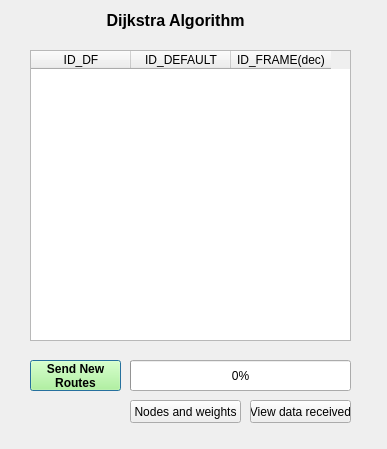
<?xml version="1.0" encoding="UTF-8"?>
<ui version="4.0">
 <class>FrmDijkstra</class>
 <widget class="QDialog" name="FrmDijkstra">
  <property name="geometry">
   <rect>
    <x>0</x>
    <y>0</y>
    <width>387</width>
    <height>449</height>
   </rect>
  </property>
  <property name="windowTitle">
   <string>Rutas Dijkstra</string>
  </property>
  <widget class="QTableWidget" name="tbl_tableWidgetTX">
   <property name="geometry">
    <rect>
     <x>30</x>
     <y>50</y>
     <width>321</width>
     <height>291</height>
    </rect>
   </property>
   <property name="lineWidth">
    <number>0</number>
   </property>
   <property name="showGrid">
    <bool>true</bool>
   </property>
   <property name="gridStyle">
    <enum>Qt::SolidLine</enum>
   </property>
   <property name="rowCount">
    <number>0</number>
   </property>
   <column>
    <property name="text">
     <string>ID_DF</string>
    </property>
   </column>
   <column>
    <property name="text">
     <string>ID_DEFAULT</string>
    </property>
   </column>
   <column>
    <property name="text">
     <string>ID_FRAME(dec)</string>
    </property>
   </column>
  </widget>
  <widget class="QPushButton" name="btnEnviarRutas">
   <property name="geometry">
    <rect>
     <x>30</x>
     <y>360</y>
     <width>91</width>
     <height>31</height>
    </rect>
   </property>
   <property name="font">
    <font>
     <weight>75</weight>
     <bold>true</bold>
    </font>
   </property>
   <property name="styleSheet">
    <string notr="true">background-color: rgb(170, 255, 127);</string>
   </property>
   <property name="text">
    <string>Send New
Routes</string>
   </property>
  </widget>
  <widget class="QPushButton" name="btnVerNodosyPesos">
   <property name="geometry">
    <rect>
     <x>130</x>
     <y>400</y>
     <width>111</width>
     <height>23</height>
    </rect>
   </property>
   <property name="text">
    <string>Nodes and weights</string>
   </property>
  </widget>
  <widget class="QPushButton" name="btnVerTodosDatosRecibidos">
   <property name="geometry">
    <rect>
     <x>250</x>
     <y>400</y>
     <width>101</width>
     <height>23</height>
    </rect>
   </property>
   <property name="text">
    <string>View data received</string>
   </property>
  </widget>
  <widget class="QLabel" name="label">
   <property name="geometry">
    <rect>
     <x>80</x>
     <y>10</y>
     <width>191</width>
     <height>20</height>
    </rect>
   </property>
   <property name="font">
    <font>
     <pointsize>12</pointsize>
     <weight>75</weight>
     <bold>true</bold>
    </font>
   </property>
   <property name="text">
    <string>Dijkstra Algorithm</string>
   </property>
   <property name="alignment">
    <set>Qt::AlignCenter</set>
   </property>
  </widget>
  <widget class="QProgressBar" name="pgbrPogressBar">
   <property name="geometry">
    <rect>
     <x>130</x>
     <y>360</y>
     <width>221</width>
     <height>31</height>
    </rect>
   </property>
   <property name="value">
    <number>0</number>
   </property>
   <property name="alignment">
    <set>Qt::AlignCenter</set>
   </property>
   <property name="orientation">
    <enum>Qt::Horizontal</enum>
   </property>
  </widget>
 </widget>
 <resources/>
 <connections/>
</ui>
